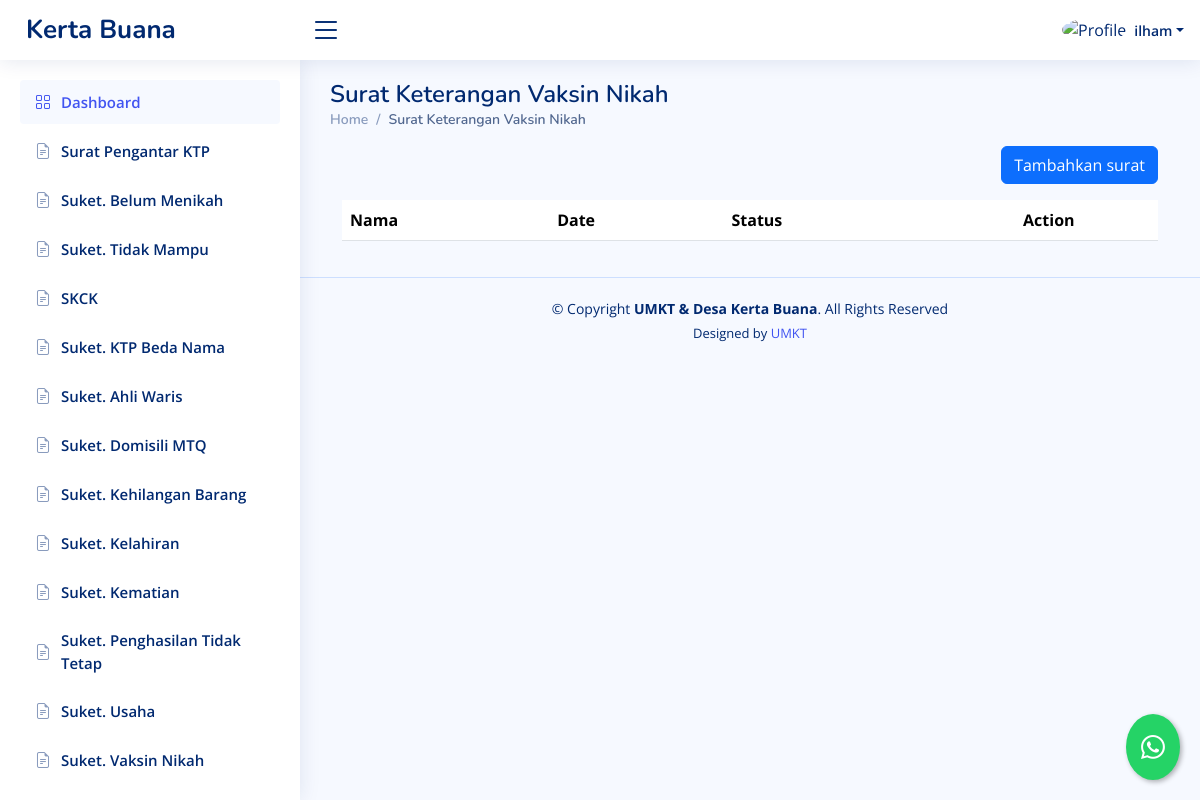
The app's page /dashboard/suket-vaksin-nikah/ (signed in), older data.
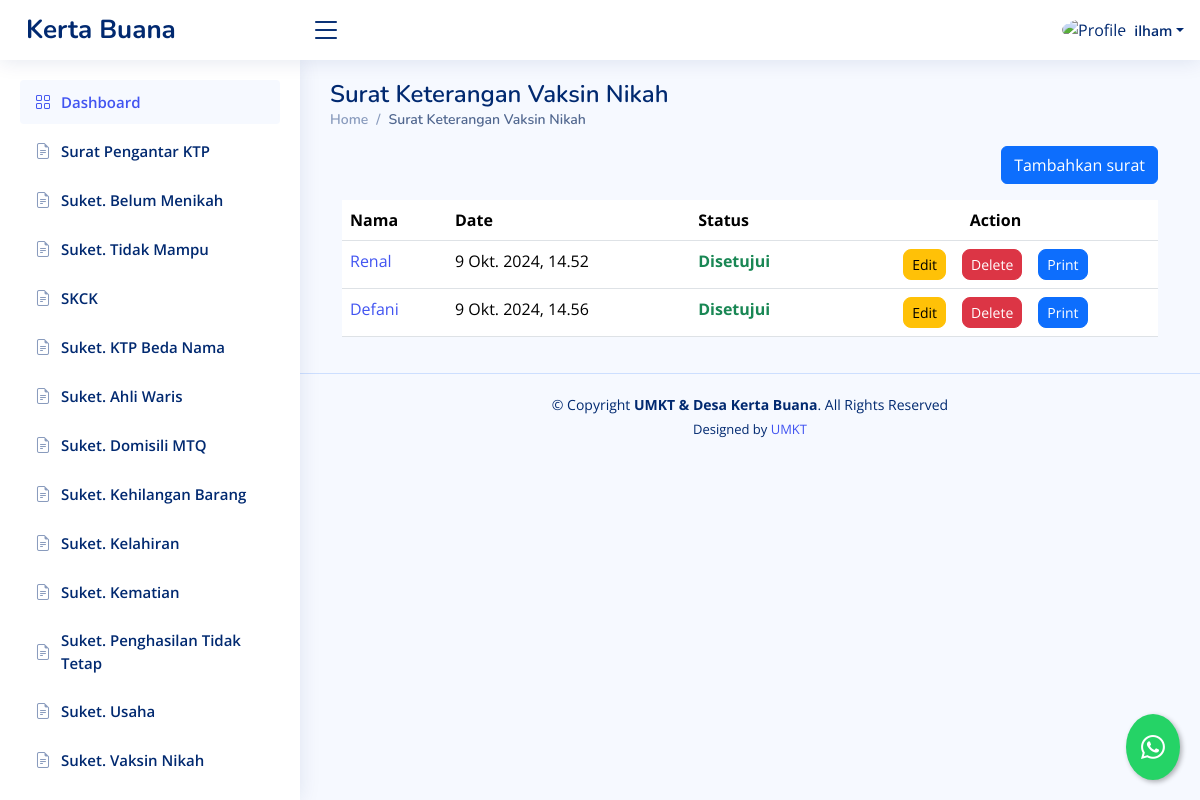
The same page, newer data.
### dashboard/models.py (models this page shows, shortened)
class SuketVaksinNikah(models.Model):
    STATUS_CHOICES = [
        ('review', 'Proses Review'),
        ('approved', 'Disetujui'),
        ('rejected', 'Ditolak'),
    ]
    penulis = models.ForeignKey(User, on_delete=models.CASCADE, blank=True, null=True)
    nama = models.CharField(max_length=255)
    jenis_kelamin = models.CharField(max_length=255)
    ttl = models.CharField(max_length=255)
    agama = models.CharField(max_length=255)
    pekerjaan = models.CharField(max_length=255)
    alamat = models.CharField(max_length=255)
    pengantar = models.CharField(max_length=255,blank=True, null=True)
    date = models.DateTimeField(default=timezone.now, blank=True)
    status = models.CharField(max_length=20, choices=STATUS_CHOICES, default='review')

### dashboard/views.py (the view, shortened to what this page needs)
# urls.py: path("suket-vaksin-nikah/",suketvaksinnikah,  name="suketvaksinnikah"),
@login_required
def suketvaksinnikah(request):
    template_name = "backend/suketvaksinnikah.html"
    suket = SuketVaksinNikah.objects.all()
    private = SuketVaksinNikah.objects.filter(penulis=request.user)
    context = {
        "suket": suket,
        'private':private
    }
    return render(request, template_name, context)

### templates/backend/suketvaksinnikah.html (shortened to what the changed rows need)
{% extends "backend/base_ui.html" %} {% load static %} {% load custom_filters %}
{% block konten %}
<div>
  <div class="pagetitle">
    <h1>Surat Keterangan Vaksin Nikah</h1>
  </div>
  {% if value %}
  <div class="card">
    <div class="card-body">
      <h5 class="card-title">Surat Keterangan Vaksin Nikah</h5>
      <form method="post" action="{% url 'edit_suketvaksinnikah' value.id %}">
        {% csrf_token %}
        <div class="row mb-3">
          <label for="inputNama" class="col-sm-2 col-form-label">Nama</label>
          <div class="col-sm-10">
            <input
              type="text"
              class="form-control"
              name="inputNama"
              value="{{ value.nama }}"
              required
            />
          </div>
        </div>
        <div class="row mb-3">
          <label class="col-sm-2 col-form-label">Jenis Kelamin</label>
          <div class="col-sm-10">
            <select class="form-select" name="inputjk">
              <option selected>Pilih jenis kelamin</option>
              {% if value.jenis_kelamin == "Laki-laki" %}
              <option value="Laki-laki" selected>Laki-laki</option>
              <option value="Perempuan">Perempuan</option>
              {% else %}
              <option value="Laki-laki">Laki-laki</option>
              <option value="Perempuan" selected>Perempuan</option>
              {% endif %}
            </select>
          </div>
        </div>
        <div class="row mb-3">
          <label for="inputTtl" class="col-sm-2 col-form-label"
            >Tempat tanggal lahir</label
          >
          <div class="col-sm-10">
            <input
              type="text"
              class="form-control"
              name="inputTtl"
              value="{{ value.ttl }}"
              placeholder="contoh:Samarinda, 01 Januari 2020"
              required
            />
          </div>
        </div>
        <div class="row mb-3">
          <label for="inputAgama" class="col-sm-2 col-form-label">Agama</label>
          <div class="col-sm-10">
            <input
              type="text"
              class="form-control"
              name="inputAgama"
              value="{{ value.agama }}"
              required
            />
          </div>
        </div>
        <div class="row mb-3">
          <label for="inputPekerjaan" class="col-sm-2 col-form-label"
            >Pekerjaan</label
          >
          <div class="col-sm-10">
            <input
              type="text"
              class="form-control"
              name="inputPekerjaan"
              value="{{ value.pekerjaan }}"
              required
            />
          </div>
        </div>
        <div class="row mb-3">
          <label for="inputAlamat" class="col-sm-2 col-form-label"
            >Alamat</label
          >
          <div class="col-sm-10">
            <input
              type="text"
              class="form-control"
              name="inputAlamat"
              value="{{ value.alamat }}"
              required
            />
          </div>
        </div>
        <div class="row mb-3">
          <label for="inputPengantar" class="col-sm-2 col-form-label"
            >Tujuan surat pengantar untuk</label
          >
          <div class="col-sm-10">
            <input
              type="text"
              class="form-control"
              name="inputPengantar"
              value="{{ value.pengantar }}"
              required
            />
          </div>
        </div>
        <div class="row mb-3">
          <label class="col-sm-2 col-form-label">Submit Here</label>
          <div class="col-sm-10">
            <a href="{% url 'suketvaksinnikah' %}">
              <button class="btn btn-secondary">Cancel</button>
            </a>
            <button type="submit" class="btn btn-primary">Submit</button>
          </div>
        </div>
      </form>
    </div>
  </div>
  {% else %}
  <div class="container-fluid">
    <div class="table-responsive">
      <table class="table datatable">
        <thead>
          <tr>
            <th>Nama</th>
            <th data-type="date" data-format="YYYY/DD/MM">Date</th>
            <th>Status</th>
            <th class="text-center">Action</th>
          </tr>
        </thead>
        <tbody>
          {% if user.is_superuser %} {% for surat in suket %}
          <tr>
            <td>
              <a href="{% url 'detail_suketvaksinnikah' surat.id %}"
                >{{ surat.nama }}</a
              >
            </td>
            <td>{{ surat.date }}</td>
            {% if surat.status == 'review' %}
            <td class="text-warning fw-bold">Proses Review</td>
            {% elif surat.status == 'approved' %}
            <td class="text-success fw-bold">Disetujui</td>
            {% elif surat.status == 'rejected' %}
            <td class="text-danger fw-bold">Ditolak</td>
            {% endif %} {% if user.is_superuser %}
            <td class="text-center">
              <div
                class="btn-group gap-3"
                role="group"
                aria-label="Action buttons"
              >
                <button type="button" class="btn btn-success btn-sm rounded-3">
                  <a
                    href="{% url 'setujui_suketvaksinnikah' surat.id %}"
                    class="text-decoration-none text-white"
                    >Setujui</a
                  >
                </button>
                <button type="button" class="btn btn-danger btn-sm rounded-3">
                  <a
                    href="{% url 'tolak_suketvaksinnikah' surat.id %}"
                    class="text-decoration-none text-white"
                    >Tolak</a
                  >
                </button>
              </div>
            </td>
            {% else %}
            <td class="text-center">
              <div
                class="btn-group gap-3"
                role="group"
                aria-label="Action buttons"
              >
                <a
                  href="{% url 'edit_suketvaksinnikah' surat.id %}"
                  class="text-decoration-none"
                >
                  <button
                    type="button"
                    class="btn btn-warning btn-sm rounded-3"
                  >
                    Edit
                  </button>
                </a>
                <a
                  href="{% url 'delete_suketvaksinnikah' surat.id %}"
                  class="text-decoration-none"
                >
                  <button type="button" class="btn btn-danger btn-sm rounded-3">
                    Delete
                  </button>
                </a>
                {% if surat.status == 'approved' %}
                <a
                  href="{% url 'print_suketvaksinnikah' surat.id %}"
                  class="text-decoration-none"
                >
                  <button
                    type="button"
                    class="btn btn-primary btn-sm rounded-3"
                  >
                    Print
                  </button>
                </a>
                {% else %}
                <button
                  type="button"
                  class="btn btn-primary btn-sm rounded-3"
                  disabled
                >
                  <a
                    href="{% url 'print_suketvaksinnikah' surat.id %}"
                    class="text-decoration-none text-white"
                    disabled
                    >Print</a
                  >
                </button>
                {% endif %}
              </div>
            </td>
            {% endif %}
          </tr>
          {% endfor %} {% else %} {% for surat in private %}
          <tr>
            <td>
              <a href="{% url 'detail_suketvaksinnikah' surat.id %}"
                >{{ surat.nama }}</a
              >
            </td>
            <td>{{ surat.date }}</td>
            {% if surat.status == 'review' %}
            <td class="text-warning fw-bold">Proses Review</td>
            {% elif surat.status == 'approved' %}
            <td class="text-success fw-bold">Disetujui</td>
            {% elif surat.status == 'rejected' %}
            <td class="text-danger fw-bold">Ditolak</td>
            {% endif %} {% if user.is_superuser %}
            <td class="text-center">
              <div
                class="btn-group gap-3"
                role="group"
                aria-label="Action buttons"
              >
                <button type="button" class="btn btn-success btn-sm rounded-3">
                  <a
                    href="{% url 'setujui_suketvaksinnikah' surat.id %}"
                    class="text-decoration-none text-white"
                    >Setujui</a
                  >
                </button>
                <button type="button" class="btn btn-danger btn-sm rounded-3">
                  <a
                    href="{% url 'tolak_suketvaksinnikah' surat.id %}"
                    class="text-decoration-none text-white"
                    >Tolak</a
                  >
                </button>
              </div>
            </td>
            {% else %}
            <td class="text-center">
              <div
                class="btn-group gap-3"
                role="group"
                aria-label="Action buttons"
              >
                <a
                  href="{% url 'edit_suketvaksinnikah' surat.id %}"
                  class="text-decoration-none"
                >
                  <button
                    type="button"
                    class="btn btn-warning btn-sm rounded-3"
                  >
                    Edit
                  </button>
                </a>
                <a
                  href="{% url 'delete_suketvaksinnikah' surat.id %}"
                  class="text-decoration-none"
                >
                  <button type="button" class="btn btn-danger btn-sm rounded-3">
                    Delete
                  </button>
                </a>
                {% if surat.status == 'approved' %}
                <a
                  href="{% url 'print_suketvaksinnikah' surat.id %}"
                  class="text-decoration-none"
                >
                  <button
                    type="button"
                    class="btn btn-primary btn-sm rounded-3"
                  >
                    Print
                  </button>
                </a>
                {% endif %}
              </div>
            </td>
            {% endif %}
          </tr>
          {% endfor %} {% endif %}
        </tbody>
      </table>
    </div>
  </div>
  {% endif %}
</div>
{% endblock konten %}

Row changes from the older to the newer data that the page shows:
added SuketVaksinNikah: nama "Renal", date "9 Okt. 2024, 14.52", status "Disetujui"
added SuketVaksinNikah: nama "Defani", date "9 Okt. 2024, 14.56", status "Disetujui"
